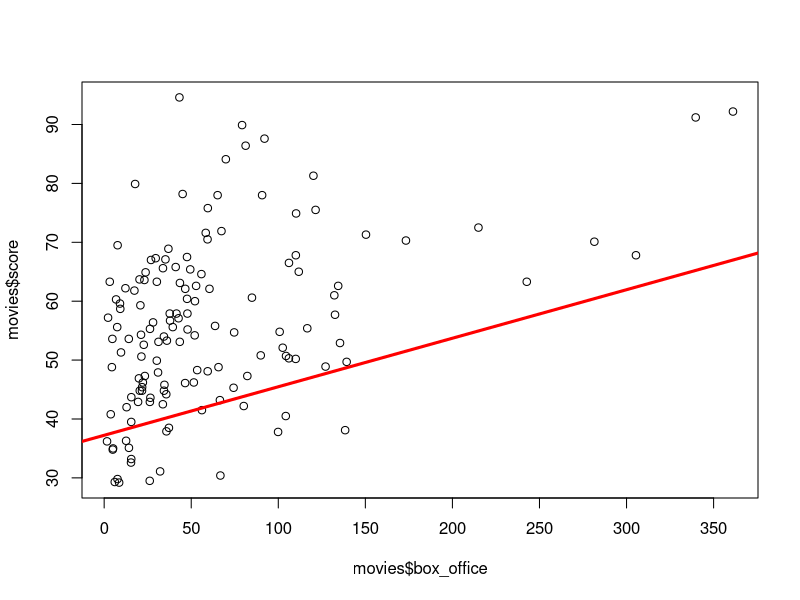

Source code (R):
#lm, confidence interval(inference basic)

#download.file("https://spark-public.s3.amazonaws.com/dataanalysis/movies.txt", "movies.txt", method="curl")
movies <- read.table("movies.txt",sep="\t",header=T,quote="")
head(movies)

par(mfrow=c(1,1))
movies$score <- as.numeric(movies$score)
movies$running_time <- as.numeric(movies$running_time)
movies$box_office <- as.numeric(movies$box_office)
plot(movies$score ~ movies$box_office)
lm1 <- lm(movies$score ~ movies$box_office + movies$running_time)
summary(lm1)
abline(lm1,col="red",lwd=3)
#lines(box,lm1$fitted,col="green",lwd=3)
#confint(lm1,level=0.9)
